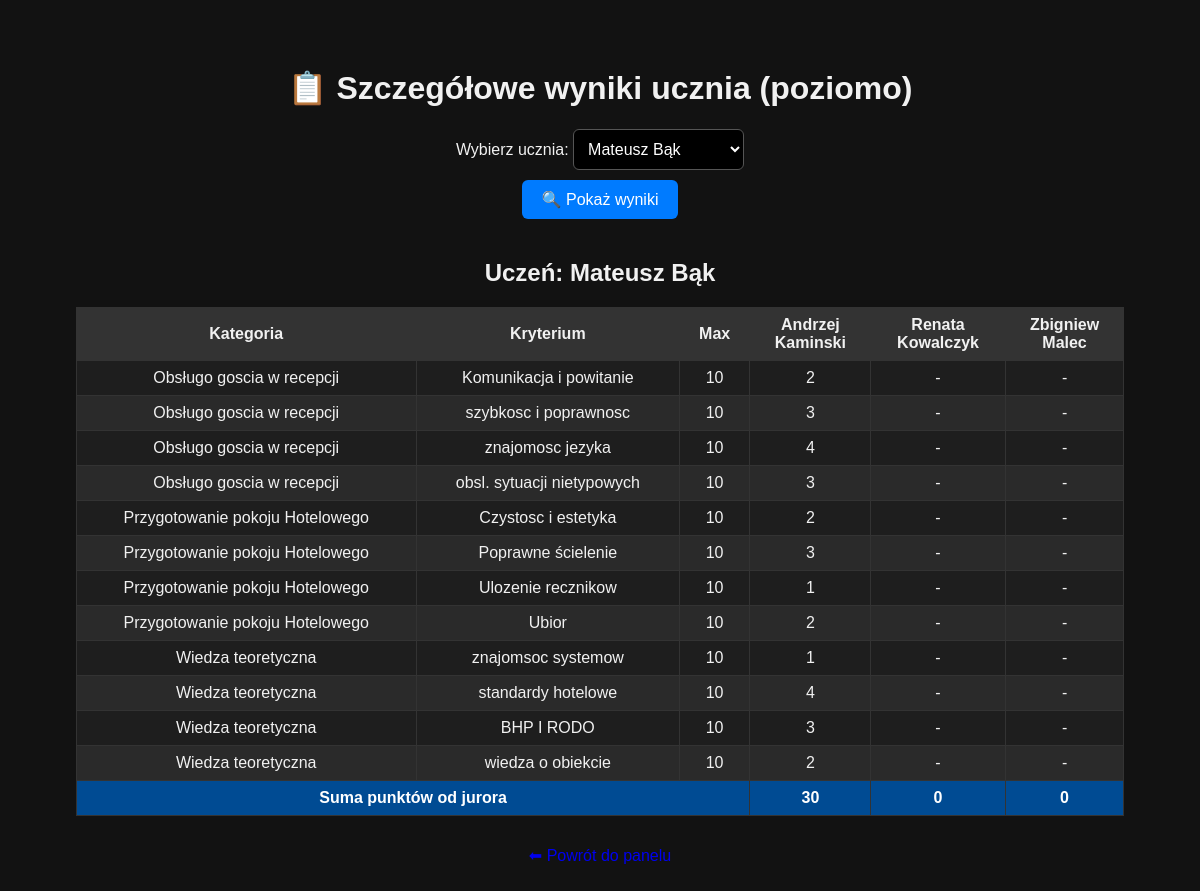
The page /wyniki.php?uczestnik_id=10 (signed in) on the database its author committed.
### tables this page shows
CREATE TABLE `jury` (
  `id` int(11) NOT NULL,
  `imie` varchar(50) DEFAULT NULL,
  `nazwisko` varchar(50) DEFAULT NULL
);

CREATE TABLE `kryteria` (
  `id` int(11) NOT NULL,
  `kategoria_id` int(11) NOT NULL,
  `nazwa` varchar(100) NOT NULL,
  `maks_punkty` int(11) NOT NULL DEFAULT 10
);

CREATE TABLE `kategorie` (
  `id` int(11) NOT NULL,
  `nazwa` varchar(100) NOT NULL
);

### wyniki.php (the view, shortened to what this page needs)
<?php
$conn = new mysqli("localhost", "root", "", "konkurs");
$uczestnicy = $conn->query("SELECT * FROM uczestnicy ORDER BY nazwisko, imie")->fetch_all(MYSQLI_ASSOC);
$jury = $conn->query("SELECT * FROM jury ORDER BY nazwisko, imie")->fetch_all(MYSQLI_ASSOC);
$kategorie = $conn->query("SELECT * FROM kategorie ORDER BY id")->fetch_all(MYSQLI_ASSOC);
$kryteria = $conn->query("SELECT * FROM kryteria ORDER BY kategoria_id, id")->fetch_all(MYSQLI_ASSOC);
$uczMap = []; foreach ($uczestnicy as $u) $uczMap[$u['id']] = $u['imie'] . ' ' . $u['nazwisko'];
$kryteriaByKat = [];
foreach ($kryteria as $k) $kryteriaByKat[$k['kategoria_id']][] = $k;
$uczId = $_GET['uczestnik_id'] ?? null;
$oceny = [];
if ($uczId) {
    $stmt = $conn->prepare("SELECT * FROM oceny WHERE uczestnik_id = ?");
    $stmt->bind_param("i", $uczId);
    $stmt->execute();
    $res = $stmt->get_result()->fetch_all(MYSQLI_ASSOC);
    foreach ($res as $o) {
        $oceny[$o['kryterium_id']][$o['juror_id']] = $o['punkty'];
    }
}
?>
<!DOCTYPE html>
<html lang="pl">
<head>
</head>
<body>
<h1>📋 Szczegółowe wyniki ucznia (poziomo)</h1>
<form method="GET">
    <label>Wybierz ucznia:
        <select name="uczestnik_id" required>
            <?php foreach ($uczestnicy as $u): ?>
                <option value="<?= $u['id'] ?>" <?= $u['id'] == $uczId ? 'selected' : '' ?>>
                    <?= htmlspecialchars($u['imie'] . ' ' . $u['nazwisko']) ?>
                </option>
            <?php endforeach; ?>
        </select>
    </label>
    <br>
    <input type="submit" value="🔍 Pokaż wyniki">
</form>
<?php if ($uczId): ?>
    <h2>Uczeń: <?= htmlspecialchars($uczMap[$uczId]) ?></h2>
    <table>
        <thead>
        <tr>
            <th>Kategoria</th>
            <th>Kryterium</th>
            <th>Max</th>
            <?php foreach ($jury as $j): ?>
                <th><?= htmlspecialchars($j['imie']) ?><br><?= htmlspecialchars($j['nazwisko']) ?></th>
            <?php endforeach; ?>
        </tr>
        </thead>
        <tbody>
        <?php
        $sumaJurora = [];
        foreach ($kategorie as $kat):
            foreach ($kryteriaByKat[$kat['id']] ?? [] as $k):
                ?>
                <tr>
                    <td><?= htmlspecialchars($kat['nazwa']) ?></td>
                    <td><?= htmlspecialchars($k['nazwa']) ?></td>
                    <td><?= $k['maks_punkty'] ?></td>
                    <?php foreach ($jury as $j):
                        $pkt = $oceny[$k['id']][$j['id']] ?? null;
                        if (!isset($sumaJurora[$j['id']])) $sumaJurora[$j['id']] = 0;
                        if ($pkt !== null) $sumaJurora[$j['id']] += (int)$pkt;
                        ?>
                        <td><?= $pkt !== null ? (int)$pkt : '-' ?></td>
                    <?php endforeach; ?>
                </tr>
            <?php endforeach;
        endforeach; ?>
        </tbody>
        <tfoot>
        <tr>
            <td colspan="3">Suma punktów od jurora</td>
            <?php foreach ($jury as $j): ?>
                <td><?= $sumaJurora[$j['id']] ?? 0 ?></td>
            <?php endforeach; ?>
        </tr>
        </tfoot>
    </table>
<?php endif; ?>
<a href="panel.php" style="display:block; text-align:center; margin-top: 30px; text-decoration: none;">⬅ Powrót do panelu</a>
</body>
</html>

### wyniki.php (style rules this page uses)
body { font-family:Arial; background:#121212; color:#f1f1f1; padding:40px; text-align:center; }
table { border-collapse:collapse; width:95%; margin:20px auto; background:#1e1e1e; }
th, td { border:1px solid #333; padding:8px 12px; text-align:center; }
th { background:#333; }
tfoot td { font-weight:bold; background:#004b93; color:#fff; }
tr:nth-child(even) { background:#2a2a2a; }
select { padding:10px; font-size:16px; border-radius:6px; background:#000; color:white; border:1px solid #555; }
input[type=submit] { padding:10px 20px; font-size:16px; border-radius:6px; background:#007bff; color:white; border:none; margin-top:10px; }
h2 { margin-top:40px; }

### rows shown on the page
jury: imie "Andrzej", nazwisko "Kaminski", id "30"
jury: imie "Renata", nazwisko "Kowalczyk", id "0"
jury: imie "Zbigniew", nazwisko "Malec", id "0"
kryteria: kategoria.nazwa "Obsługo goscia w recepcji", nazwa "Komunikacja i powitanie", maks_punkty "10", id "2"
kryteria: kategoria.nazwa "Obsługo goscia w recepcji", nazwa "szybkosc i poprawnosc", maks_punkty "10", id "3"
kryteria: kategoria.nazwa "Obsługo goscia w recepcji", nazwa "znajomosc jezyka", maks_punkty "10", id "4"
kryteria: kategoria.nazwa "Obsługo goscia w recepcji", nazwa "obsl. sytuacji nietypowych", maks_punkty "10", id "3"
kryteria: kategoria.nazwa "Przygotowanie pokoju Hotelowego", nazwa "Czystosc i estetyka", maks_punkty "10", id "2"
kryteria: kategoria.nazwa "Przygotowanie pokoju Hotelowego", nazwa "Poprawne ścielenie", maks_punkty "10", id "3"
kryteria: kategoria.nazwa "Przygotowanie pokoju Hotelowego", nazwa "Ulozenie recznikow", maks_punkty "10", id "1"
kryteria: kategoria.nazwa "Przygotowanie pokoju Hotelowego", nazwa "Ubior", maks_punkty "10", id "2"
kryteria: kategoria.nazwa "Wiedza teoretyczna", nazwa "znajomsoc systemow", maks_punkty "10", id "1"
kryteria: kategoria.nazwa "Wiedza teoretyczna", nazwa "standardy hotelowe", maks_punkty "10", id "4"
kryteria: kategoria.nazwa "Wiedza teoretyczna", nazwa "BHP I RODO", maks_punkty "10", id "3"
kryteria: kategoria.nazwa "Wiedza teoretyczna", nazwa "wiedza o obiekcie", maks_punkty "10", id "2"

### other values the page prints
$uczMap[$uczId] "Mateusz Bąk"
form field uczestnik_id "Mateusz Bąk"
